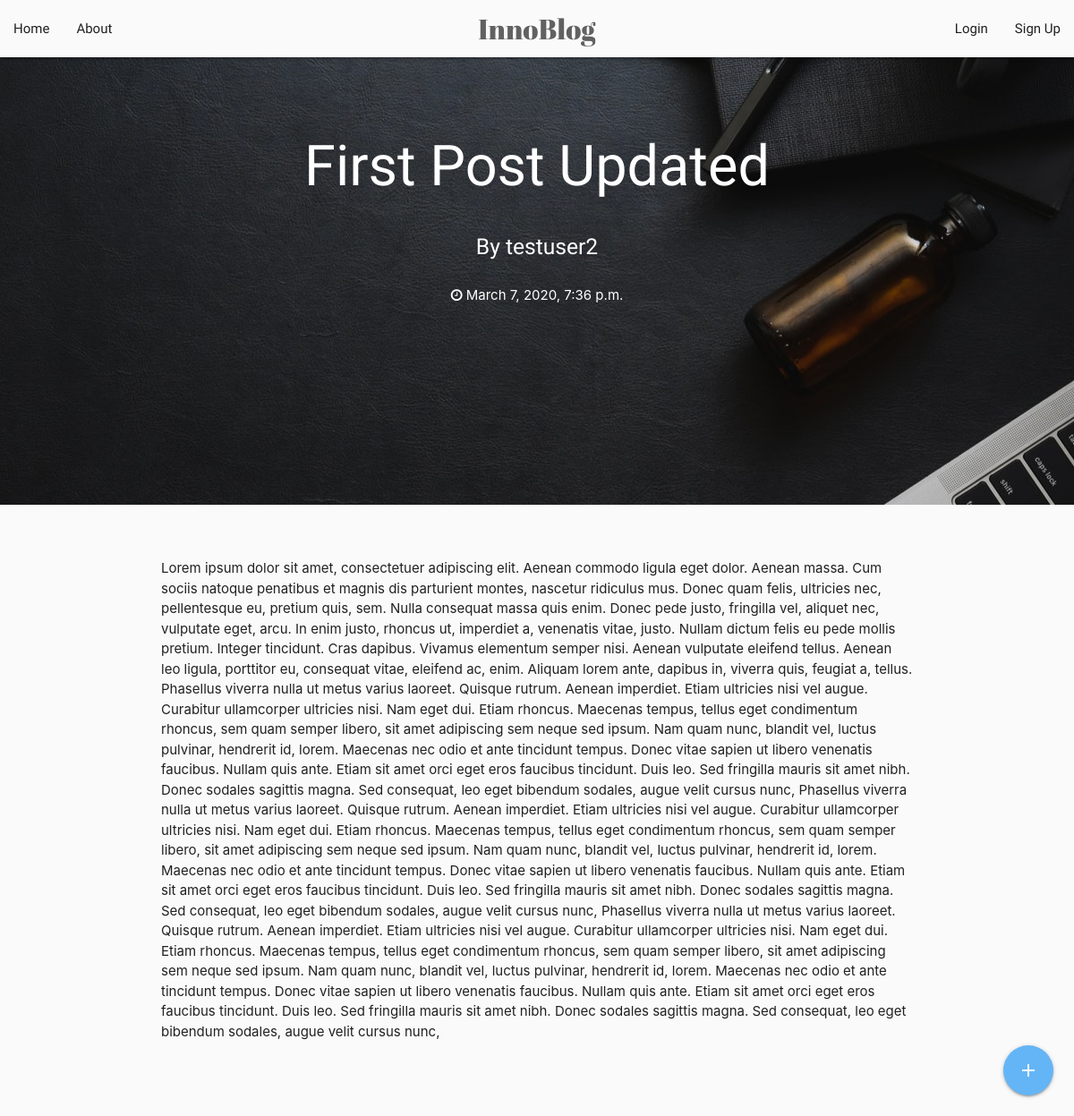
/post/5/, run on the app's committed database.
### myblog/models.py (models this page shows, shortened)
class Post(models.Model):
  politics = 'POL'
  tech = 'TECH'
  env = 'ENVIRONMENT'
  fin = 'FINANCE'
  category_choices = (
        (politics, 'Politics'),
        (env, 'Environment'),
        (tech, 'Tech'),
        (fin, 'Finance'),
    )
  title = models.CharField(max_length=100)
  content = models.TextField()
  date_posted = models.DateTimeField(default=timezone.now)
  author = models.ForeignKey(User,on_delete=models.CASCADE)
  category = models.CharField(max_length=20,choices = category_choices,default = politics)

### myblog/views.py (the view)
# urls.py: path('post/<int:pk>/',PostDetailView.as_view(),name='post-detail'),
class PostDetailView(DetailView):
  model = Post

### myblog/templates/myblog/post_detail.html (shortened to what this page needs)
{% extends 'myblog/base.html' %}
{% load static %}
{% block content %}
<div id="index-banner" class="parallax-container">
      <div class="container">
        <br><br>
        <div>
          <h1 style="font-family: 'Dancing Script', cursive;" class="header center white-text text-darken-1">{{object.title}}</h1>
        </div>
        <div class="row center">
          <h5 style="font-family: 'Bellota', cursive;" class="header col s12 white-text text-darken-1">By {{object.author}}</h5>
        </div>
        <div>
          <p class="white-text post-meta black-text center"><i class="fa fa-clock-o"></i> {{object.date_posted}}</p>
        </div>
      </div>
  <div class="parallax"><img src="{% static 'myblog/pen.jpg' %}" alt="Unsplashed background img 2"></div>
</div>
<div class="container">
	<br>
	<br>
  <p>{{object.content}}</p>
  <br>
  <br>
  <br>
{% endblock content %}

### data on the page
Post: title "First Post Updated", author "testuser2", date_posted "March 7, 2020, 7:36 p.m.", content "Lorem ipsum dolor sit amet, consectetuer adipiscing elit. Aenean commodo ligula eget dolor. Aenean massa. Cum sociis natoque penatibus et magnis dis parturient montes, nascetur ridiculus mus. Donec quam felis, ultricies nec, pellentesque eu, pretium quis, sem. Nulla consequat massa quis enim. Donec pede justo, fringilla vel, aliquet nec, vulputate eget, arcu. In enim justo, rhoncus ut, imperdiet a, venenatis vitae, justo. Nullam dictum felis eu pede mollis pretium. Integer tincidunt. Cras dapibus. Vivamus elementum semper nisi. Aenean vulputate eleifend tellus. Aenean leo ligula, porttitor eu, consequat vitae, eleifend ac, enim. Aliquam lorem ante, dapibus in, viverra quis, feugiat a,…"
